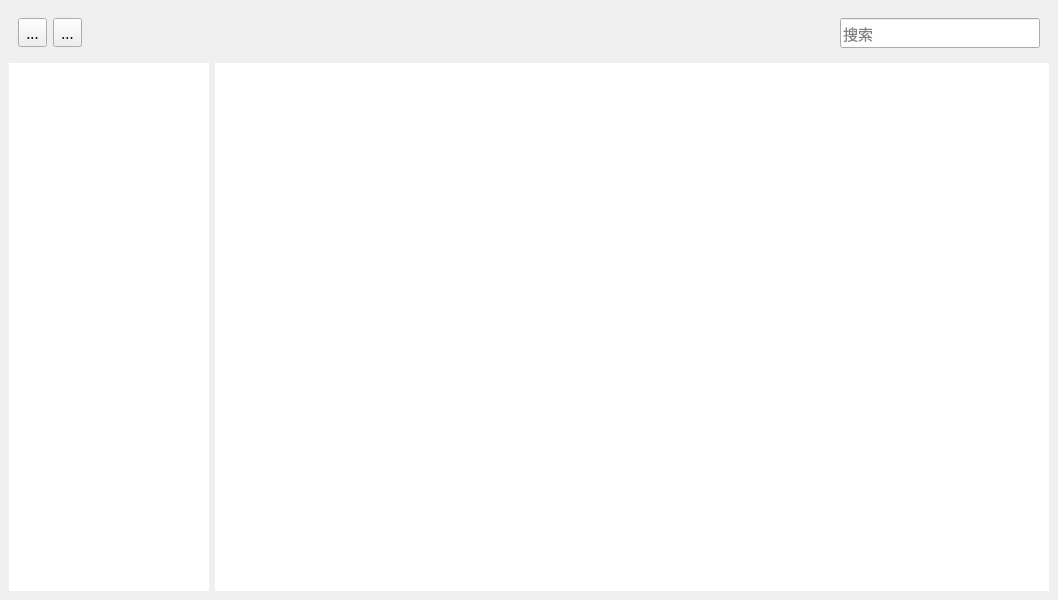
<?xml version="1.0" encoding="UTF-8"?>
<ui version="4.0">
 <class>MainWindow</class>
 <widget class="QMainWindow" name="MainWindow">
  <property name="geometry">
   <rect>
    <x>0</x>
    <y>0</y>
    <width>1058</width>
    <height>600</height>
   </rect>
  </property>
  <property name="font">
   <font>
    <family>微软雅黑</family>
    <pointsize>11</pointsize>
   </font>
  </property>
  <property name="windowTitle">
   <string>书签</string>
  </property>
  <widget class="QWidget" name="centralwidget">
   <property name="styleSheet">
    <string notr="true">.QListWidget
{
  border:none;
}</string>
   </property>
   <layout class="QVBoxLayout" name="verticalLayout">
    <item>
     <widget class="QWidget" name="wgtTop" native="true">
      <property name="minimumSize">
       <size>
        <width>0</width>
        <height>48</height>
       </size>
      </property>
      <layout class="QHBoxLayout" name="horizontalLayout_3">
       <item>
        <widget class="QToolButton" name="btnAddUrl">
         <property name="text">
          <string>...</string>
         </property>
         <property name="icon">
          <iconset resource="../app.qrc">
           <normaloff>:/res/add.png</normaloff>:/res/add.png</iconset>
         </property>
         <property name="iconSize">
          <size>
           <width>24</width>
           <height>24</height>
          </size>
         </property>
        </widget>
       </item>
       <item>
        <widget class="QToolButton" name="btnAddGroup">
         <property name="text">
          <string>...</string>
         </property>
         <property name="icon">
          <iconset resource="../app.qrc">
           <normaloff>:/res/addGroup.png</normaloff>:/res/addGroup.png</iconset>
         </property>
         <property name="iconSize">
          <size>
           <width>24</width>
           <height>24</height>
          </size>
         </property>
        </widget>
       </item>
       <item>
        <spacer name="horizontalSpacer_2">
         <property name="orientation">
          <enum>Qt::Horizontal</enum>
         </property>
         <property name="sizeHint" stdset="0">
          <size>
           <width>486</width>
           <height>20</height>
          </size>
         </property>
        </spacer>
       </item>
       <item>
        <widget class="QLineEdit" name="edtSearch">
         <property name="maximumSize">
          <size>
           <width>200</width>
           <height>16777215</height>
          </size>
         </property>
         <property name="placeholderText">
          <string>搜索</string>
         </property>
        </widget>
       </item>
      </layout>
     </widget>
    </item>
    <item>
     <layout class="QHBoxLayout" name="horizontalLayout">
      <item>
       <widget class="QListWidget" name="lvData">
        <property name="minimumSize">
         <size>
          <width>200</width>
          <height>0</height>
         </size>
        </property>
        <property name="maximumSize">
         <size>
          <width>200</width>
          <height>16777215</height>
         </size>
        </property>
       </widget>
      </item>
      <item>
       <widget class="QStackedWidget" name="wgtPages">
        <widget class="QWidget" name="pageBookmarks">
         <layout class="QVBoxLayout" name="verticalLayout_3">
          <property name="spacing">
           <number>0</number>
          </property>
          <property name="leftMargin">
           <number>0</number>
          </property>
          <property name="topMargin">
           <number>0</number>
          </property>
          <property name="rightMargin">
           <number>0</number>
          </property>
          <property name="bottomMargin">
           <number>0</number>
          </property>
          <item>
           <widget class="QListWidget" name="lvBookMark">
            <property name="sizeAdjustPolicy">
             <enum>QAbstractScrollArea::AdjustIgnored</enum>
            </property>
            <property name="resizeMode">
             <enum>QListView::Adjust</enum>
            </property>
           </widget>
          </item>
         </layout>
        </widget>
        <widget class="QWidget" name="pageCateGoryManager">
         <layout class="QVBoxLayout" name="verticalLayout_2">
          <item>
           <widget class="QWidget" name="wgtToolbar" native="true">
            <property name="minimumSize">
             <size>
              <width>0</width>
              <height>41</height>
             </size>
            </property>
            <layout class="QHBoxLayout" name="horizontalLayout_2">
             <item>
              <widget class="QPushButton" name="btnAdd">
               <property name="text">
                <string>添加</string>
               </property>
              </widget>
             </item>
             <item>
              <widget class="QPushButton" name="btnEdit">
               <property name="text">
                <string>修改</string>
               </property>
              </widget>
             </item>
             <item>
              <widget class="QPushButton" name="btnDelete">
               <property name="text">
                <string>删除</string>
               </property>
              </widget>
             </item>
             <item>
              <widget class="QPushButton" name="btnMoveUp">
               <property name="text">
                <string>上移</string>
               </property>
              </widget>
             </item>
             <item>
              <widget class="QPushButton" name="btnMoveDown">
               <property name="text">
                <string>下移</string>
               </property>
              </widget>
             </item>
             <item>
              <widget class="QPushButton" name="btnSaveOrder">
               <property name="text">
                <string>保存顺序</string>
               </property>
              </widget>
             </item>
             <item>
              <spacer name="horizontalSpacer">
               <property name="orientation">
                <enum>Qt::Horizontal</enum>
               </property>
               <property name="sizeHint" stdset="0">
                <size>
                 <width>277</width>
                 <height>20</height>
                </size>
               </property>
              </spacer>
             </item>
            </layout>
           </widget>
          </item>
          <item>
           <widget class="QListWidget" name="lvCategory">
            <property name="minimumSize">
             <size>
              <width>0</width>
              <height>0</height>
             </size>
            </property>
            <property name="maximumSize">
             <size>
              <width>16777215</width>
              <height>16777215</height>
             </size>
            </property>
           </widget>
          </item>
         </layout>
        </widget>
       </widget>
      </item>
     </layout>
    </item>
   </layout>
  </widget>
 </widget>
 <resources>
  <include location="../app.qrc"/>
 </resources>
 <connections/>
</ui>
